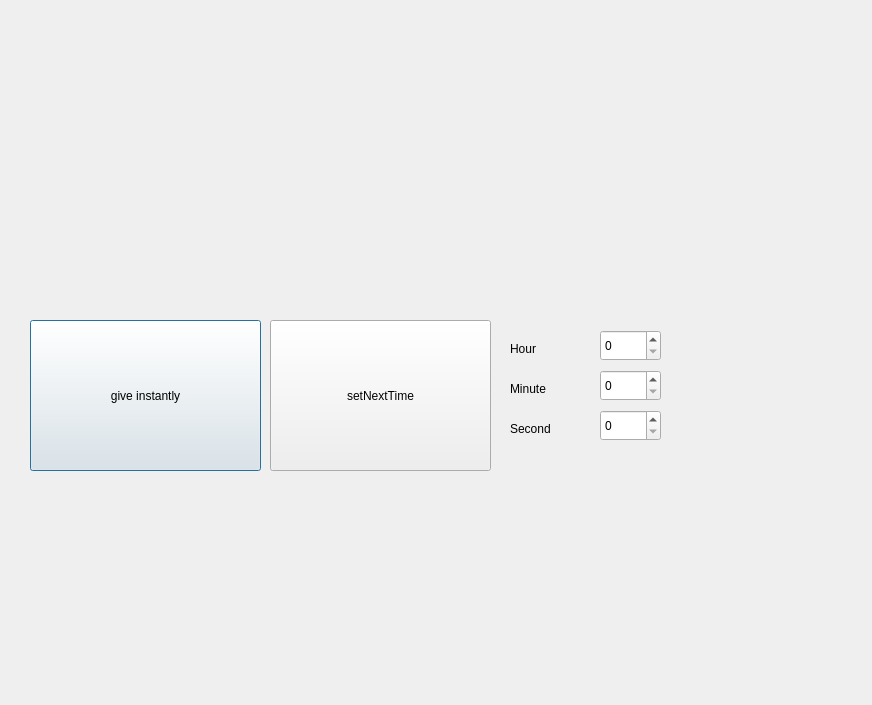
<?xml version="1.0" encoding="UTF-8"?>
<ui version="4.0">
 <class>Dialog</class>
 <widget class="QDialog" name="Dialog">
  <property name="geometry">
   <rect>
    <x>0</x>
    <y>0</y>
    <width>872</width>
    <height>705</height>
   </rect>
  </property>
  <property name="windowTitle">
   <string>Serail Test</string>
  </property>
  <widget class="QPushButton" name="giveInstantly">
   <property name="geometry">
    <rect>
     <x>30</x>
     <y>320</y>
     <width>231</width>
     <height>151</height>
    </rect>
   </property>
   <property name="text">
    <string>give instantly</string>
   </property>
  </widget>
  <widget class="QPushButton" name="setNextTime">
   <property name="geometry">
    <rect>
     <x>270</x>
     <y>320</y>
     <width>221</width>
     <height>151</height>
    </rect>
   </property>
   <property name="text">
    <string>setNextTime</string>
   </property>
  </widget>
  <widget class="QSpinBox" name="hour">
   <property name="geometry">
    <rect>
     <x>600</x>
     <y>330</y>
     <width>61</width>
     <height>31</height>
    </rect>
   </property>
  </widget>
  <widget class="QLabel" name="label">
   <property name="geometry">
    <rect>
     <x>510</x>
     <y>340</y>
     <width>67</width>
     <height>17</height>
    </rect>
   </property>
   <property name="text">
    <string>Hour</string>
   </property>
  </widget>
  <widget class="QLabel" name="label_2">
   <property name="geometry">
    <rect>
     <x>510</x>
     <y>380</y>
     <width>67</width>
     <height>17</height>
    </rect>
   </property>
   <property name="text">
    <string>Minute</string>
   </property>
  </widget>
  <widget class="QSpinBox" name="minute">
   <property name="geometry">
    <rect>
     <x>600</x>
     <y>370</y>
     <width>61</width>
     <height>31</height>
    </rect>
   </property>
  </widget>
  <widget class="QLabel" name="label_3">
   <property name="geometry">
    <rect>
     <x>510</x>
     <y>420</y>
     <width>67</width>
     <height>17</height>
    </rect>
   </property>
   <property name="text">
    <string>Second</string>
   </property>
  </widget>
  <widget class="QSpinBox" name="second">
   <property name="geometry">
    <rect>
     <x>600</x>
     <y>410</y>
     <width>61</width>
     <height>31</height>
    </rect>
   </property>
  </widget>
 </widget>
 <resources/>
 <connections/>
</ui>
